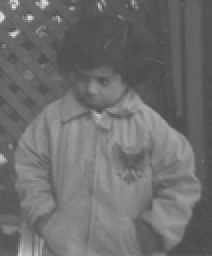
%> input picture reports/EL844_workshop2/src/input/pout.tif, 106 x 128 px, shrunk from 240 x 291 before the run (shown 2 times larger)
$ octave filtering.m   (GNU Octave 9; MATLAB toolbox functions it lacks are replaced by stand-ins)
%> lines starting %> are read from the running program, lines starting %| are printed output that depends on the picture
### reports/EL844_workshop2/src/d/navg3.m
% EL844 workshop 2 - bfrd2

function [out] = navg3(X)
%NAVG3 neighbourhood averaging technique on a 3x3

% deal with the image edges by adding a border of 127 around the original
% matrix
[row, col] = size(X);
tmp = 127 * ones(row+2, col+2, 'uint8');
for x=2: row+1
    for y=2: col+1
        tmp(x, y) = X(x-1, y-1);
    end
end

nb_nbr = 9; % number of neighboors (current pixel included)

% apply filter
for x=2: row+1
    for y=2: col+1
        out(x-1, y-1) = ...
              tmp(x-1, y-1)/nb_nbr ...
            + tmp(x-1, y)/nb_nbr ...
            + tmp(x-1, y+1)/nb_nbr ...
            + tmp(x, y-1)/nb_nbr ...
            + tmp(x, y)/nb_nbr ...
            + tmp(x, y+1)/nb_nbr ...
            + tmp(x+1, y-1)/nb_nbr ...
            + tmp(x+1, y)/nb_nbr ...
            + tmp(x+1, y+1)/nb_nbr;
    end
end

### reports/EL844_workshop2/src/d/navg5.m
% EL844 workshop 2 - bfrd2

function [out] = navg5(X)
%NAVG5 neighbourhood averaging technique on a 5x5

% deal with the image edges by adding a border of 127 around the original
% matrix
[row, col] = size(X);
tmp = 127 * ones(row+4, col+4, 'uint8');
for x=3: row+2
    for y=3: col+2
        tmp(x, y) = X(x-2, y-2);
    end
end

nb_nbr = 25;  % number of neighboors (current pixel included)

% apply filter
for x=3: row+2
    for y=3: col+2
        out(x-2, y-2) = ...
              tmp(x-2, y-2)/nb_nbr ...
            + tmp(x-2, y-1)/nb_nbr ...
            + tmp(x-2, y)/nb_nbr ...
            + tmp(x-2, y+1)/nb_nbr ...
            + tmp(x-2, y+2)/nb_nbr ...
            + tmp(x-1, y-2)/nb_nbr ...
            + tmp(x-1, y-1)/nb_nbr ...
            + tmp(x-1, y)/nb_nbr ...
            + tmp(x-1, y+1)/nb_nbr ...
            + tmp(x-1, y+2)/nb_nbr ...
            + tmp(x, y-2)/nb_nbr ...
            + tmp(x, y-1)/nb_nbr ...
            + tmp(x, y)/nb_nbr ...
            + tmp(x, y+1)/nb_nbr ...
            + tmp(x, y+2)/nb_nbr ...
            + tmp(x+1, y-2)/nb_nbr ...
            + tmp(x+1, y-1)/nb_nbr ...
            + tmp(x+1, y)/nb_nbr ...
            + tmp(x+1, y+1)/nb_nbr ...
            + tmp(x+1, y+2)/nb_nbr ...
            + tmp(x+2, y-2)/nb_nbr ...
            + tmp(x+2, y-1)/nb_nbr ...
            + tmp(x+2, y)/nb_nbr ...
            + tmp(x+2, y+1)/nb_nbr ...
            + tmp(x+2, y+2)/nb_nbr;
    end
end

### reports/EL844_workshop2/src/d/med3.m
function [out] = med3(X)
%MED3 Apply the median filter on the given image by looking at the 3x3
%neighboohood

[row, col] = size(X);
tmp = 127 * ones(row+2, col+2, 'uint8');
for x=2: row+1
    for y=2: col+1
        tmp(x, y) = X(x-1, y-1);
    end
end

% apply filter
for x=2: row+1
    for y=2: col+1
        out(x-1, y-1) = median([ ...
              tmp(x-1, y-1); ...
              tmp(x-1, y); ...
              tmp(x-1, y+1); ...
              tmp(x, y-1); ...
              tmp(x, y); ...
              tmp(x, y+1); ...
              tmp(x+1, y-1); ...
              tmp(x+1, y); ...
              tmp(x+1, y+1)]);
    end
end

### reports/EL844_workshop2/src/d/med5.m
% EL844 workshop 2 - bfrd2

function [out] = med5(X)
%MED5  Apply the median filter on the given image by looking at the 3x3
%neighboohood

% deal with the image edges by adding a border of 127 around the original
% matrix
[row, col] = size(X);
tmp = 127 * ones(row+4, col+4, 'uint8');
for x=3: row+2
    for y=3: col+2
        tmp(x, y) = X(x-2, y-2);
    end
end

% apply filter
for x=3: row+2
    for y=3: col+2
        out(x-2, y-2) = median([ ...
              tmp(x-2, y-2); ...
              tmp(x-2, y-1); ...
              tmp(x-2, y); ...
              tmp(x-2, y+1); ...
              tmp(x-2, y+2); ...
              tmp(x-1, y-2); ...
              tmp(x-1, y-1); ...
              tmp(x-1, y); ...
              tmp(x-1, y+1); ...
              tmp(x-1, y+2); ...
              tmp(x, y-2); ...
              tmp(x, y-1); ...
              tmp(x, y); ...
              tmp(x, y+1); ...
              tmp(x, y+2); ...
              tmp(x+1, y-2); ...
              tmp(x+1, y-1); ...
              tmp(x+1, y); ...
              tmp(x+1, y+1); ...
              tmp(x+1, y+2); ...
              tmp(x+2, y-2); ...
              tmp(x+2, y-1); ...
              tmp(x+2, y); ...
              tmp(x+2, y+1); ...
              tmp(x+2, y+2)]);
    end
end

### reports/EL844_workshop2/src/d/filtering.m
% EL844 workshop 2 - bfrd2

% load an image
X = imread('../input/pout.tif');
%> X is the input picture: size 128x106 uint8; min 76, max 225, mean 110.3

% add some salt and pepper noise
X = imnoise(X, 'salt & pepper');
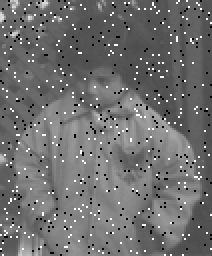
%> X: size 128x106 uint8 (shown 2 times larger); min 0, max 255, mean 111.3

% apply the filters and display the results
subplot(2,3,1);
imshow(X);
title('original');
subplot(2,3,2);
n3 = navg3(X);
%> after the loop in navg3, `for x=2: row+1`:
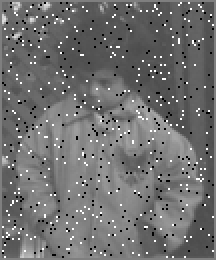
%> tmp: size 130x108 uint8 (shown 2 times larger); min 0, max 255, mean 111.8
%> after the loop in navg3, `for x=2: row+1`:
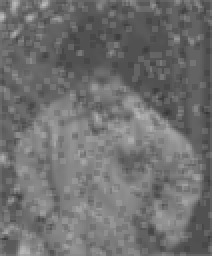
%> out: size 128x106 uint8 (shown 2 times larger); min 54, max 188, mean 111.4
imshow(n3);
title('navg 3x3');
subplot(2,3,3);
n5 = navg5(X);
%> after the loop in navg5, `for x=3: row+2`:
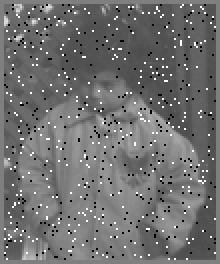
%> tmp: size 132x110 uint8 (shown 2 times larger); min 0, max 255, mean 112.3
%> after the loop in navg5, `for x=3: row+2`:
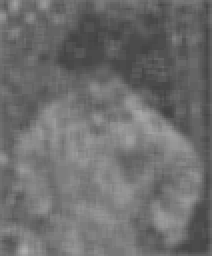
%> out: size 128x106 uint8 (shown 2 times larger); min 66, max 174, mean 110.3
imshow(n5);
title('navg 5x5');
subplot(2,3,5);
m3 = med3(X);
imshow(m3);
title('med 3x3');
subplot(2,3,6);
m5 = med5(X);
imshow(m5);
title('med 5x5');

$ run again, with reports/EL844_workshop2/src/input/fabric.png saved as reports/EL844_workshop2/src/input/pout.tif
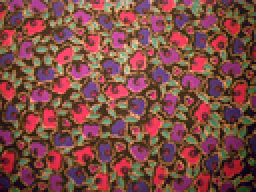
%> input picture reports/EL844_workshop2/src/input/fabric.png, 128 x 96 px, shrunk from 640 x 480 before the run (shown 2 times larger)
%> X is the input picture: size 96x128x3 uint8; mean R, G, B 126.8, 75.7, 68.2
%> after the loop in navg5, `for x=3: row+2`:
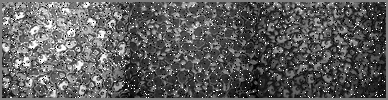
%> tmp: size 100x388 uint8; min 0, max 255, mean 93.8
%> after the loop in med5, `for x=3: row+2`:
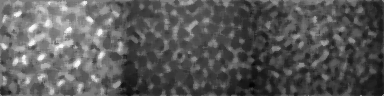
%> out: size 96x384 uint8; min 3, max 252, mean 89

$ run again, with reports/EL844_workshop2/src/input/rice.png saved as reports/EL844_workshop2/src/input/pout.tif
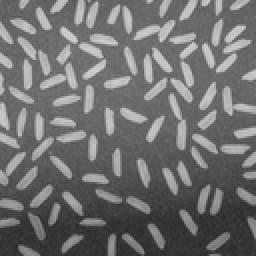
%> input picture reports/EL844_workshop2/src/input/rice.png, 128 x 128 px, shrunk from 256 x 256 before the run (shown 2 times larger)
%> X is the input picture: size 128x128 uint8; min 42, max 208, mean 111.2
%> after the loop in navg5, `for x=3: row+2`:
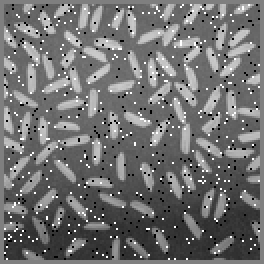
%> tmp: size 132x132 uint8 (shown 2 times larger); min 0, max 255, mean 112.9
%> after the loop in med5, `for x=3: row+2`:
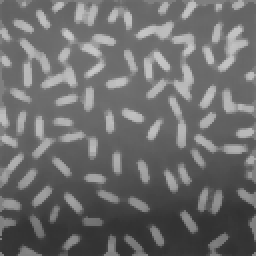
%> out: size 128x128 uint8 (shown 2 times larger); min 49, max 200, mean 108.5
